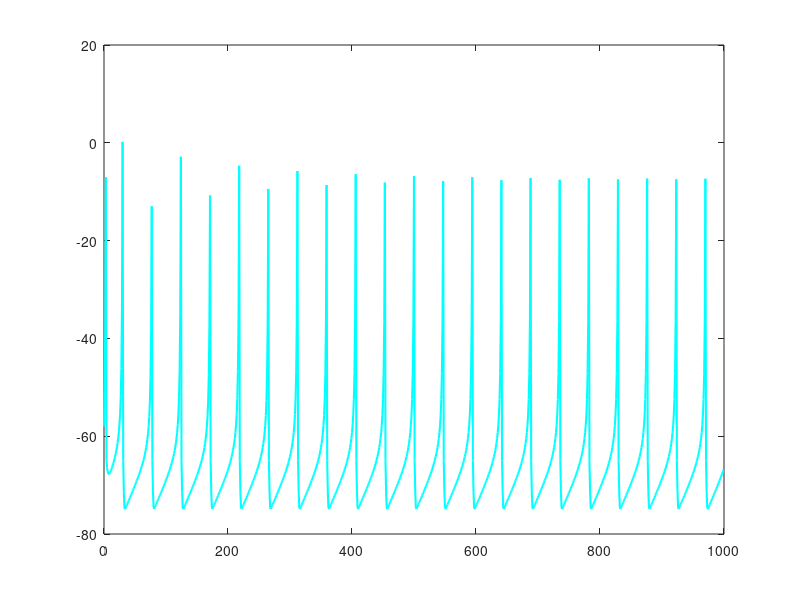

Reproduce this figure in MATLAB. (Note: this script raises an error after producing the figure.)
%% Single Izhikevich neuron (regular spiking)

clear; clc;

% --- Parameters ---
a = 0.02;      % excitatory neuron
b = 0.20;
c = -65;
d = 8;

dt = 1;        % ms, time step
T  = 1000;     % ms, total time
nt = T/dt;     

I  = 10;       % constant input current (adjust if no spikes)

% --- Initial conditions ---
V = -65;       % membrane potential (mV)
u = b*V;       % recovery variable

V_trace = zeros(nt,1);  % storage array, records V at every timestep

% --- Time loop ---
for t = 1:nt
    % Izhikevich equations 
    dV = 0.04*V^2 + 5*V + 140 - u + I;
    du = a*(b*V - u);

    V = V + dt*dV;
    u = u + dt*du;

    % Spike reset
    if V >= 30
        V = c;
        u = u + d;   
    end

    V_trace(t) = V;
end

% --- Plot membrane potential ---
time = (0:nt-1)*dt;

figure;
set(gcf,'Color','k');              % black figure background
plot(time, V_trace, 'Color',[0 1 1], 'LineWidth',1.5);   % cyan line

ax = gca;
ax.Color = [0 0 0];                % black axes background
ax.XColor = [1 1 1];               % white axis labels
ax.YColor = [1 1 1];

xlabel('Time (ms)');
ylabel('Membrane potential V (mV)');
title('Single Izhikevich neuron','Color',[1 1 1]);
grid on;
